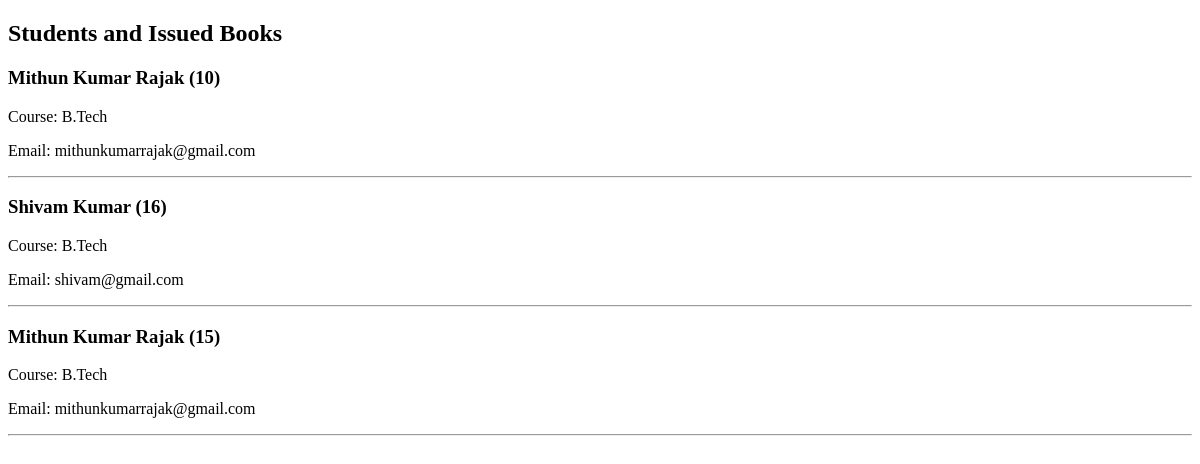
Page /library/students-books/ on the earlier database version.
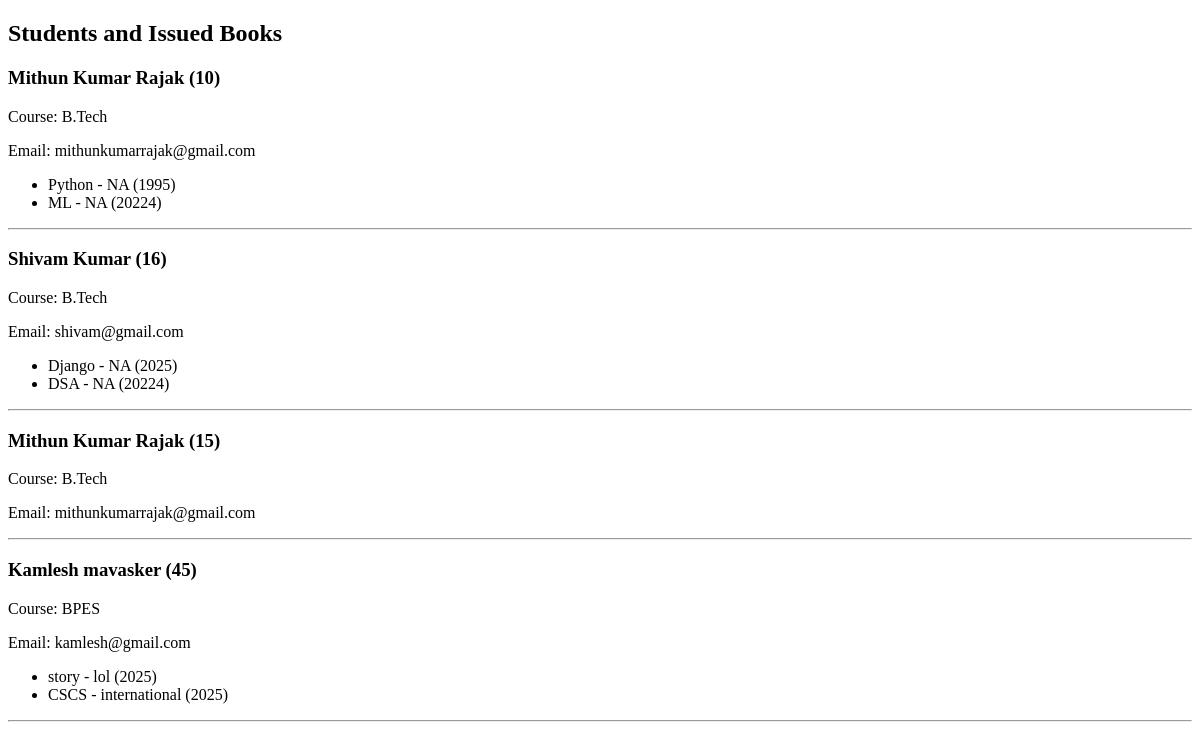
Same page on the later database version.
### library/models.py (models this page shows, shortened)
class Student(models.Model):
    roll_no = models.IntegerField(unique=True)
    name = models.CharField(max_length=100)
    course = models.CharField(max_length=100)
    email = models.EmailField()

class Book(models.Model):
    title = models.CharField(max_length=200)
    author = models.CharField(max_length=100)
    published_year = models.IntegerField()
    student = models.ForeignKey(
        Student, on_delete=models.CASCADE, related_name="books", null=True, blank=True)

### library/views.py (the view)
# urls.py: path("students-books/", students_with_books, name="students_books"),
def students_with_books(request):
    students = Student.objects.prefetch_related('books')
    return render(request, "library/student_books.html", {"students": students})

### templates/library/student_books.html (shortened to what this page needs)
<!DOCTYPE html>
<html>
<head>
</head>
<body>
    <h2>Students and Issued Books</h2>
    {% for student in students %}
    <h3>{{ student.name }} ({{ student.roll_no }})</h3>
    <p>Course: {{ student.course }}</p>
    <p>Email: {{ student.email }}</p>
    {% if student.books.all %}
    <ul>
        {% for book in student.books.all %}
        <li>{{ book.title }} - {{ book.author }} ({{ book.published_year }})</li>
        {% empty %}
        <li>No books issued</li>
        {% endfor %}
    </ul>
    {% endif %}
    <hr>
    {% empty %}
    <p>No students found.</p>
    <a href="{% url 'edit_book' book.id %}">Edit</a>
    <a href="{% url 'delete_book' book.id %}">Delete</a>
    {% endfor %}
</body>
</html>

Differences in the rows shown:
added Book: title "Python", author "NA", published_year "1995", shown under Student (number 1 of 4 on the later page)
added Book: title "ML", author "NA", published_year "20224", shown under Student (number 1 of 4 on the later page)
changed Student "Shivam Kumar": gains Book (title "Django", author "NA", published_year "2025")
added Book: title "DSA", author "NA", published_year "20224", shown under Student "Shivam Kumar"
added Student: name "Kamlesh mavasker", roll_no "45", course "BPES", email "kamlesh@gmail.com"
added Book: title "story", author "lol", published_year "2025", shown under "Kamlesh mavasker"
added Book: title "CSCS", author "international", published_year "2025", shown under "Kamlesh mavasker"
